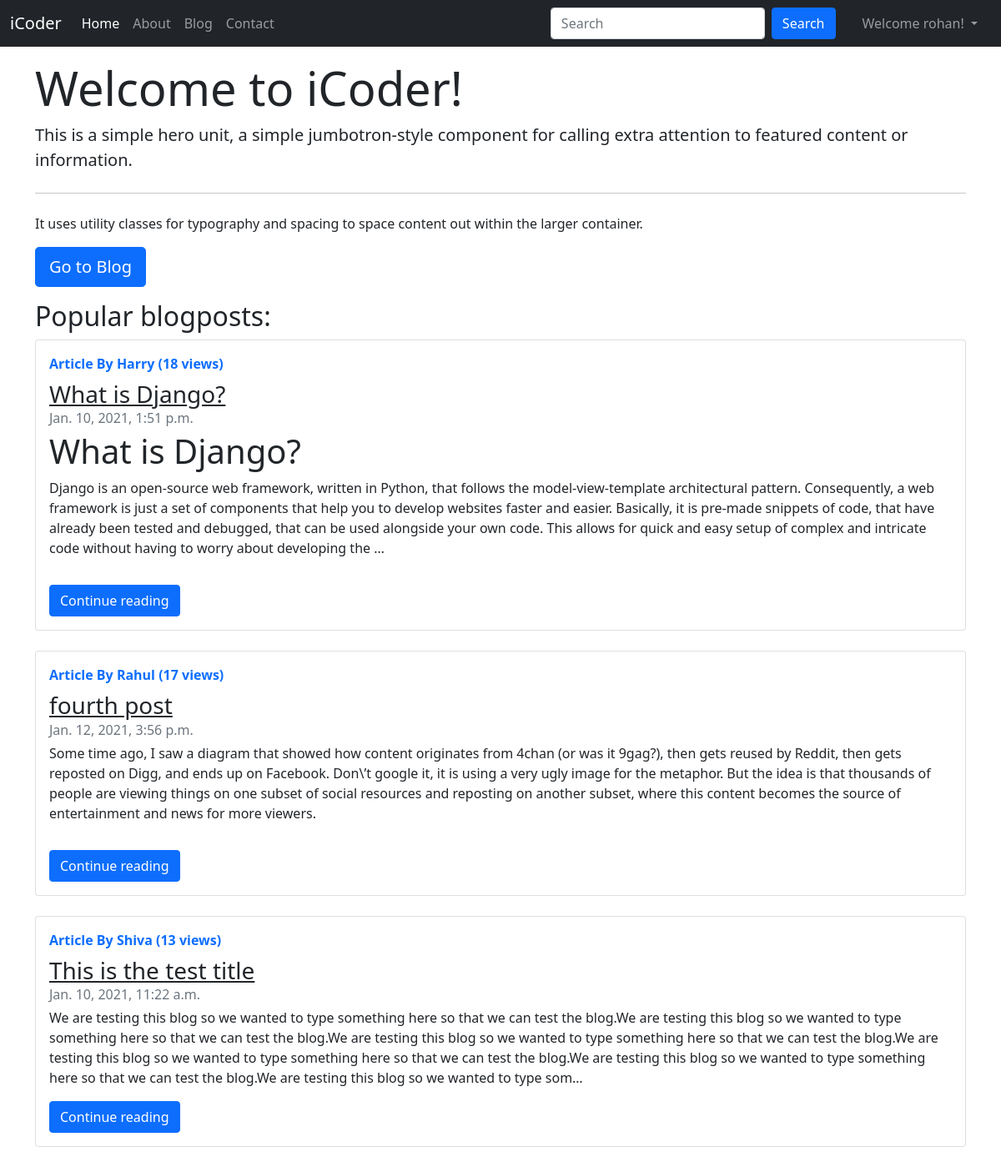
Screenshot of / (signed in) with the database file from the repository.
### blog/models.py (models this page shows, shortened)
class Post(models.Model):
    sno = models.AutoField(primary_key=True)
    title = models.CharField(max_length=255)
    content = models.TextField()
    author = models.CharField(max_length=13)
    slug = models.CharField(max_length=130)
    views = models.IntegerField(default=0)
    timeStamp = models.DateTimeField(blank=True)

### home/views.py (the view)
# urls.py: path('', views.home, name='home'),
def home(request):
    views = Post.objects.values_list('views', flat=True)
    views = sorted(views)
    views.reverse()
    top_three_posts = {}
    all_posts = Post.objects.all()
    count = 0
    for view in views:
        for post in all_posts:
            if post.views == view and count < 3:
                top_three_posts[post] = post
                count += 1
                continue
    context = {'top_three_posts': top_three_posts}
    return render(request, 'home/home.html', context)

### templates/home/home.html (shortened to what this page needs)
{% extends 'base.html' %}
{% block homeactive %}active{% endblock homeactive %}
{% block body %}
<div class="container my-3">
    <div class="jumbotron">
    <h1 class="display-4">Welcome to iCoder!</h1>
    <p class="lead">This is a simple hero unit, a simple jumbotron-style component for calling extra attention to featured content or information.</p>
    <hr class="my-4">
    <p>It uses utility classes for typography and spacing to space content out within the larger container.</p>
    <p class="lead">
        <a class="btn btn-primary btn-lg" href="/blog" role="button">Go to Blog</a>
    </p>
    </div>
</div>
<div class="container">
    <h2>Popular blogposts:</h2>
     {% load extras %}
     {% for post in top_three_posts %}
        <div class="card flex-md-row mb-4 box-shadow h-md-250">
        <div class="card-body d-flex flex-column align-items-start">
        <strong class="d-inline-block mb-2 text-primary">Article By {{post.author}} ({{post.views}} views)</strong>
        <h3 class="mb-0">
        <a class="text-dark" href="/blog/{{post.slug}}">{{post.title}}</a>
        </h3>
        <div class="mb-1 text-muted">{{post.timeStamp}}</div>
        <p class="card-text mb-auto"><div class="preview">{{post.content|safe|truncatechars:"500"}}</div></p>
        <a role="button" class="btn btn-primary" href="/blog/{{post.slug}}">Continue reading</a>
    </div>
    </div>
    {% endfor %}
</div>
{% endblock body %}

### templates/base.html (shortened to what this page needs)
<!doctype html>
<html lang="en">
<head>
    <link href="https://cdn.jsdelivr.net/npm/bootstrap@5.0.0-beta1/dist/css/bootstrap.min.css" rel="stylesheet"
>
</head>
<body>
    <nav class="navbar navbar-expand-lg navbar-dark bg-dark">
        <div class="container-fluid">
            <a class="navbar-brand" href="/">iCoder</a>
            <div class="collapse navbar-collapse" id="navbarSupportedContent">
                <ul class="navbar-nav me-auto mb-2 mb-lg-0">
                    <li class="nav-item">
                        <a class="nav-link {% block homeactive %}{% endblock homeactive %}" aria-current="page"
                            href="/">Home</a>
                    </li>
                    <li class="nav-item">
                        <a class="nav-link {% block aboutactive %}{% endblock aboutactive %}" href="/about">About</a>
                    </li>
                    <li class="nav-item">
                        <a class="nav-link {% block blogactive %}{% endblock blogactive %}" href="/blog">Blog</a>
                    </li>
                    <li class="nav-item">
                        <a class="nav-link {% block contactactive %}{% endblock contactactive %}"
                            href="/contact">Contact</a>
                    </li>
                </ul>
                <form class="d-flex mx-3" method="get" action="/search">
                    <input class="form-control me-2" type="search" name="query" id="query" placeholder="Search"
                        aria-label="Search">
                    <button class="btn btn-primary" type="submit">Search</button>
                </form>
                {% if user.is_authenticated %}
                <ul class="navbar-nav ml-auto mx-2">
                    <li class="nav-item dropdown">
                    <a class="nav-link dropdown-toggle" href="#" id="navbarDropdown" role="button" data-bs-toggle="dropdown" aria-expanded="false">
                        Welcome {{request.user}}!
                    </a>
                    </li>
                </ul>
                {% endif %}
            </div>
        </div>
    </nav>
    {% block body %}
    {% endblock body %}
</body>
</html>

### rows the page displays
Post: author "Harry", views "18", title "What is Django?", timeStamp "Jan. 10, 2021, 1:51 p.m.", content "What is Django? Django is an open-source web framework, written in Python, that follows the model-view-template architectural pattern. Consequently, a web framework is just a set of components that help you to develop websites faster and easier. Basically, it is pre-made snippets of code, that have already been tested and debugged, that can be used alongside your own code. This allows for quick and easy setup of complex and intricate code without having to worry about developing the …"
Post: author "Rahul", views "17", title "fourth post", timeStamp "Jan. 12, 2021, 3:56 p.m.", content "Some time ago, I saw a diagram that showed how content originates from 4chan (or was it 9gag?), then gets reused by Reddit, then gets reposted on Digg, and ends up on Facebook. Don\\’t google it, it is using a very ugly image for the metaphor. But the idea is that thousands of people are viewing things on one subset of social resources and reposting on another subset, where this content becomes the source of entertainment and news for more viewers."
Post: author "Shiva", views "13", title "This is the test title", timeStamp "Jan. 10, 2021, 11:22 a.m.", content "We are testing this blog so we wanted to type something here so that we can test the blog.We are testing this blog so we wanted to type something here so that we can test the blog.We are testing this blog so we wanted to type something here so that we can test the blog.We are testing this blog so we wanted to type something here so that we can test the blog.We are testing this blog so we wanted to type something here so that we can test the blog.We are testing this blog so we wanted to type som…"

### other values shown
{{ request.user }} "rohan"
